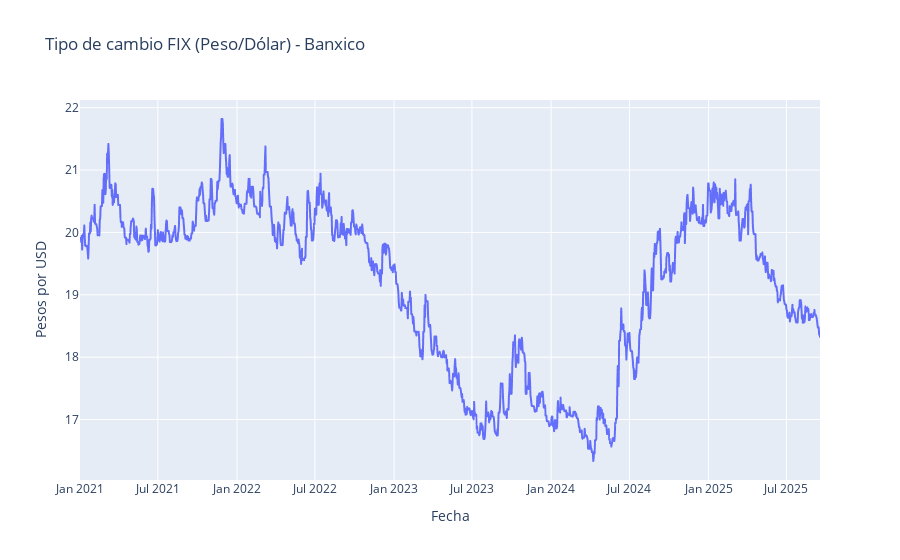

Notebook source saved alongside this figure:
### Code cell
import pandas as pd
from datetime import datetime

fecha_inicio = datetime(2021, 1, 1)
hoy = datetime.today()

dias = (hoy - fecha_inicio).days
print(f"Días entre 2021-01-01 y hoy: {dias}")

# Asegúrate de que el índice sea datetime
df.index = pd.to_datetime(df.index)

# Filtrar desde 2021-01-01 hasta hoy
fecha_inicio = "2021-01-01"
hoy = pd.Timestamp.today()

df = df.loc[fecha_inicio:hoy]

# Graficar con Plotly
fig = px.line(
    df,
    x=df.index,
    y="TipoCambio",
    title="Tipo de cambio FIX (Peso/Dólar) - Banxico",
    labels={"TipoCambio": "Pesos por USD"}
)

# Mostrar gráfico interactivo
fig.show()

### Figure 1 — Plotly figure (JSON) as saved in the notebook; plotly's stock layout.template omitted (floating-point values rounded to 4 significant figures; data arrays with more than 128 entries replaced by an {"elided": "..."} marker saying what was removed)
{"data": [{"hovertemplate": "Fecha=%{x}<br>Pesos por USD=%{y}<extra></extra>", "legendgroup": "", "line": {"color": "#636efa", "dash": "solid"}, "marker": {"symbol": "circle"}, "mode": "lines", "name": "", "showlegend": false, "type": "scattergl", "x": {"elided": "1721 str values"}, "xaxis": "x", "y": {"elided": "1721 float values"}, "yaxis": "y"}], "layout": {"legend": {"tracegroupgap": 0}, "title": {"text": "Tipo de cambio FIX (Peso/Dólar) - Banxico"}, "xaxis": {"anchor": "y", "domain": [0, 1], "title": {"text": "Fecha"}}, "yaxis": {"anchor": "x", "domain": [0, 1], "title": {"text": "Pesos por USD"}}}}
